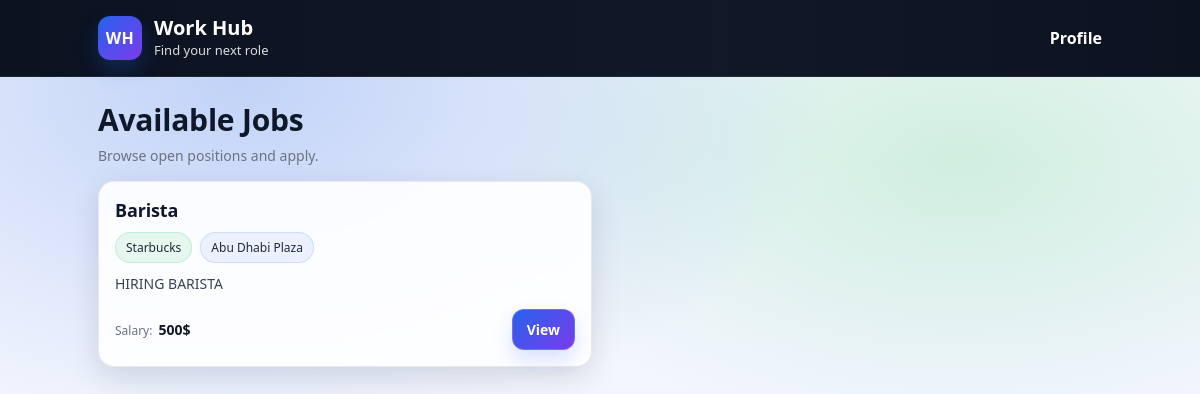
Page / (signed in) on the earlier database version.
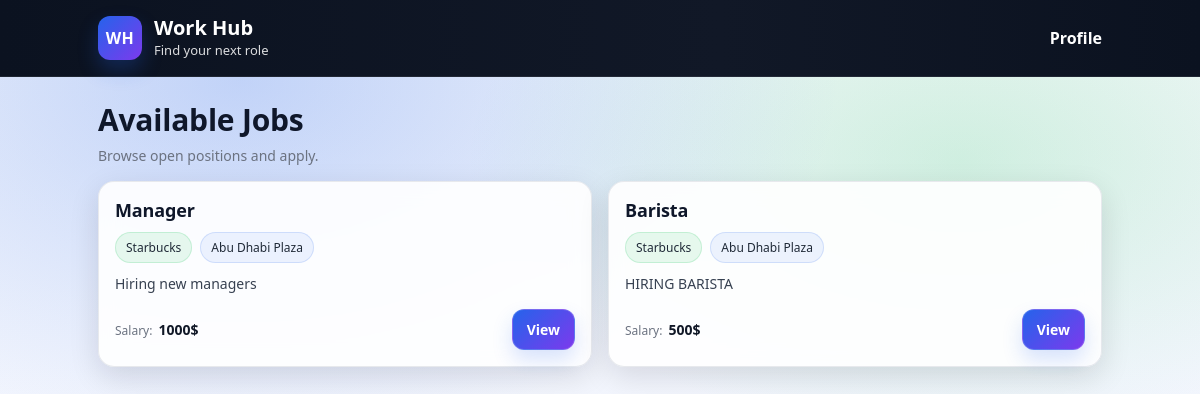
Same page on the later database version.
### job/models.py (models this page shows, shortened)
class Job(models.Model):
    title = models.CharField(max_length=200)
    company = models.ForeignKey(Company, on_delete=models.CASCADE, related_name="jobs")
    description = models.TextField()
    location = models.CharField(max_length=200)
    salary_range = models.CharField(max_length=100, blank=True)
    posted_at = models.DateTimeField(auto_now_add=True)

class Company(models.Model):
    name = models.CharField(max_length=200)
    website = models.URLField(blank=True)
    description = models.TextField(blank=True)

### job/views.py (the view)
# urls.py: path("", job_list, name="job_list"),
@login_required
def job_list(request):
    jobs = Job.objects.select_related("company").order_by("-posted_at")
    return render(request, "job_list.html", {"jobs": jobs})

### job/templates/job_list.html (shortened to what this page needs)
{% extends "base.html" %}
{% block content %}
<div class="page-header">
    <h2>Available Jobs</h2>
    <p class="muted">Browse open positions and apply.</p>
</div>
{% if jobs %}
    <div class="job-grid">
        {% for job in jobs %}
            <article class="job-card">
                <div class="job-card__top">
                    <h3 class="job-title">
                        <a href="{% url 'job_detail' job.id %}">{{ job.title }}</a>
                    </h3>
                    <div class="job-meta">
                        <span class="pill pill--green">{{ job.company.name }}</span>
                        <span class="pill">{{ job.location }}</span>
                    </div>
                </div>
                <p class="job-desc">
                    {{ job.description|truncatechars:180 }}
                </p>
                <div class="job-card__bottom">
                    <div class="salary">
                        <span class="label">Salary:</span>
                        <span class="value">{{ job.salary_range|default:"Not specified" }}</span>
                    </div>
                    <a class="btn" href="{% url 'job_detail' job.id %}">View</a>
                </div>
            </article>
        {% endfor %}
    </div>
{% else %}
    <div class="empty">
        <h3>No jobs available</h3>
        <p class="muted">Check back later.</p>
    </div>
{% endif %}
{% endblock %}

### job/templates/base.html (shortened to what this page needs)
{% load static %}
<!DOCTYPE html>
<html lang="en">
<head>
  <link rel="stylesheet" href="{% static 'style.css' %}">
</head>
<body>
<header class="topbar">
  <div class="topbar__inner">
    <div class="brand">
      <div class="brand__logo">WH</div>
      <div class="brand__text">
        <div class="brand__title">Work Hub</div>
        <div class="brand__subtitle">Find your next role</div>
      </div>
    </div>
    <div style="margin-left:auto; display:flex; gap:10px; align-items:center;">
    {% if user.is_authenticated %}
        <a href="{% url 'profile' %}" style="color:#fff;text-decoration:none;font-weight:700;">Profile</a>
    {% endif %}
</div>
</header>
<main class="container">
  {% block content %}{% endblock %}
</main>
</body>
</html>

### job/static/style.css (style rules this page uses)
:root { --bg1:#0b1220; --bg2:#0f172a; --card:#0b1220cc; --cardSolid:#ffffff; --text:#0f172a; --muted:#6b7280; --border:#e5e7eb; --brand:#2563eb; --brand2:#22c55e; --shadow: 0 10px 30px rgba(2,6,23,0.12); }
* { box-sizing:border-box; }
body { margin:0; font-family: ui-sans-serif, system-ui, -apple-system, "Segoe UI", Roboto, Arial, "Noto Sans", "Helvetica Neue", sans-serif; color: var(--text); background: radial-gradient(1000px 600px at 20% 10%, rgba(37,99,235,0.25), transparent 60%), radial-gradient(900px 500px at 80% 20%, rgba(34,197,94,0.18), transparent 55%), linear-gradient(180deg, #f7f9fc 0%, #eef2ff 100%); min-height: 100vh; }
.topbar { background: linear-gradient(90deg, #0b1220 0%, #111827 60%, #0b1220 100%); color:#fff; border-bottom: 1px solid rgba(255,255,255,0.08); }
.topbar__inner { max-width: 1040px; margin: 0 auto; padding: 16px 18px; display: flex; justify-content: space-between; align-items: center; gap: 14px; }
.brand { display:flex; align-items:center; gap:12px; }
.brand__logo { width:44px; height:44px; border-radius: 12px; display:grid; place-items:center; font-weight: 800; letter-spacing: 0.5px; background: linear-gradient(135deg, var(--brand), #7c3aed); box-shadow: 0 10px 20px rgba(37,99,235,0.25); }
.brand__title { font-weight: 800; font-size: 20px; line-height: 1.1; }
.brand__subtitle { font-size: 13px; opacity: 0.85; margin-top: 2px; }
.topbar__inner { max-width: 1040px; margin: 0 auto; padding: 16px 18px; display:flex; align-items:center; gap:12px; }
.container { max-width: 1040px; margin: 22px auto; padding: 0 18px 40px 18px; }
.page-header { margin: 6px 0 14px 0; }
.page-header h2 { margin:0; font-size: 26px; letter-spacing: -0.2px; }
.muted { margin: 6px 0 0 0; color: var(--muted); font-size: 14px; }
.job-grid { display:grid; grid-template-columns: 1fr; gap: 14px; margin-top: 16px; }
.job-card { background: rgba(255,255,255,0.9); border: 1px solid rgba(229,231,235,0.9); border-radius: 16px; padding: 16px; box-shadow: var(--shadow); backdrop-filter: blur(10px); transition: transform 0.15s ease, box-shadow 0.15s ease; }
.job-title { margin: 0 0 10px 0; font-size: 18px; letter-spacing: -0.15px; }
.job-title a { color: #0f172a; text-decoration:none; }
.job-meta { display:flex; flex-wrap:wrap; gap:8px; margin-bottom: 10px; }
.pill { display:inline-flex; align-items:center; gap:6px; padding: 6px 10px; border-radius: 999px; background: rgba(37,99,235,0.08); color: #1f2937; font-size: 12px; border: 1px solid rgba(37,99,235,0.15); }
.pill--green { background: rgba(34,197,94,0.10); border: 1px solid rgba(34,197,94,0.18); }
.job-desc { margin: 0; color: #374151; line-height: 1.55; font-size: 14px; }
.job-card__bottom { margin-top: 14px; display:flex; align-items:center; justify-content: space-between; gap: 12px; }
.salary { display:flex; flex-wrap:wrap; gap:6px; align-items:baseline; }
.salary .label { color: var(--muted); font-size: 12px; }
.salary .value { font-weight: 800; color: #111827; font-size: 14px; }
.btn { display:inline-flex; align-items:center; justify-content:center; padding: 10px 14px; border-radius: 12px; background: linear-gradient(135deg, var(--brand), #7c3aed); color:#fff; text-decoration:none; font-size: 14px; font-weight: 700; border: 1px solid rgba(255,255,255,0.18); box-shadow: 0 10px 20px rgba(37,99,235,0.18); }
@media (min-width: 720px) { .job-grid { grid-template-columns: 1fr 1fr; gap: 16px; } }
@media (min-width: 720px) { .page-header h2 { font-size: 30px; } }
@media (min-width: 1020px) { .job-grid { grid-template-columns: 1fr 1fr; } }

Differences in the rows shown:
added Job: title "Manager", company.name "Starbucks", location "Abu Dhabi Plaza", description "Hiring new managers", salary_range "1000$"
